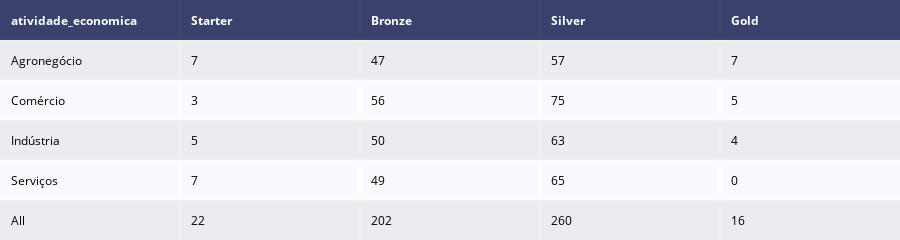

The cell this chart's notebook holds for it:
### Code cell
# Create a crosstab for the target variable and the economic activity
crosstab_atividade_economica = pd.crosstab(
    df_segments["atividade_economica"],
    df_segments["segmento_de_cliente"],
    margins=True,
)[segments].reset_index()

table_atividade_economica = ff.create_table(crosstab_atividade_economica)
table_atividade_economica.show()

### Figure 1 — Plotly figure (JSON) as saved in the notebook; plotly's stock layout.template omitted (floating-point values rounded to 4 significant figures)
{"data": [{"colorscale": [[0, "#00083e"], [0.5, "#ededee"], [1, "#ffffff"]], "hoverinfo": "none", "opacity": 0.75, "showscale": false, "type": "heatmap", "z": [[0, 0, 0, 0, 0], [0.5, 0.5, 0.5, 0.5, 0.5], [1, 1, 1, 1, 1], [0.5, 0.5, 0.5, 0.5, 0.5], [1, 1, 1, 1, 1], [0.5, 0.5, 0.5, 0.5, 0.5]]}], "layout": {"annotations": [{"align": "left", "font": {"color": "#ffffff"}, "showarrow": false, "text": "<b>atividade_economica</b>", "x": -0.45, "xanchor": "left", "xref": "x", "y": 0, "yref": "y"}, {"align": "left", "font": {"color": "#ffffff"}, "showarrow": false, "text": "<b>Starter</b>", "x": 0.55, "xanchor": "left", "xref": "x", "y": 0, "yref": "y"}, {"align": "left", "font": {"color": "#ffffff"}, "showarrow": false, "text": "<b>Bronze</b>", "x": 1.55, "xanchor": "left", "xref": "x", "y": 0, "yref": "y"}, {"align": "left", "font": {"color": "#ffffff"}, "showarrow": false, "text": "<b>Silver</b>", "x": 2.55, "xanchor": "left", "xref": "x", "y": 0, "yref": "y"}, {"align": "left", "font": {"color": "#ffffff"}, "showarrow": false, "text": "<b>Gold</b>", "x": 3.55, "xanchor": "left", "xref": "x", "y": 0, "yref": "y"}, {"align": "left", "font": {"color": "#000000"}, "showarrow": false, "text": "Agronegócio", "x": -0.45, "xanchor": "left", "xref": "x", "y": 1, "yref": "y"}, {"align": "left", "font": {"color": "#000000"}, "showarrow": false, "text": "7", "x": 0.55, "xanchor": "left", "xref": "x", "y": 1, "yref": "y"}, {"align": "left", "font": {"color": "#000000"}, "showarrow": false, "text": "47", "x": 1.55, "xanchor": "left", "xref": "x", "y": 1, "yref": "y"}, {"align": "left", "font": {"color": "#000000"}, "showarrow": false, "text": "57", "x": 2.55, "xanchor": "left", "xref": "x", "y": 1, "yref": "y"}, {"align": "left", "font": {"color": "#000000"}, "showarrow": false, "text": "7", "x": 3.55, "xanchor": "left", "xref": "x", "y": 1, "yref": "y"}, {"align": "left", "font": {"color": "#000000"}, "showarrow": false, "text": "Comércio", "x": -0.45, "xanchor": "left", "xref": "x", "y": 2, "yref": "y"}, {"align": "left", "font": {"color": "#000000"}, "showarrow": false, "text": "3", "x": 0.55, "xanchor": "left", "xref": "x", "y": 2, "yref": "y"}, {"align": "left", "font": {"color": "#000000"}, "showarrow": false, "text": "56", "x": 1.55, "xanchor": "left", "xref": "x", "y": 2, "yref": "y"}, {"align": "left", "font": {"color": "#000000"}, "showarrow": false, "text": "75", "x": 2.55, "xanchor": "left", "xref": "x", "y": 2, "yref": "y"}, {"align": "left", "font": {"color": "#000000"}, "showarrow": false, "text": "5", "x": 3.55, "xanchor": "left", "xref": "x", "y": 2, "yref": "y"}, {"align": "left", "font": {"color": "#000000"}, "showarrow": false, "text": "Indústria", "x": -0.45, "xanchor": "left", "xref": "x", "y": 3, "yref": "y"}, {"align": "left", "font": {"color": "#000000"}, "showarrow": false, "text": "5", "x": 0.55, "xanchor": "left", "xref": "x", "y": 3, "yref": "y"}, {"align": "left", "font": {"color": "#000000"}, "showarrow": false, "text": "50", "x": 1.55, "xanchor": "left", "xref": "x", "y": 3, "yref": "y"}, {"align": "left", "font": {"color": "#000000"}, "showarrow": false, "text": "63", "x": 2.55, "xanchor": "left", "xref": "x", "y": 3, "yref": "y"}, {"align": "left", "font": {"color": "#000000"}, "showarrow": false, "text": "4", "x": 3.55, "xanchor": "left", "xref": "x", "y": 3, "yref": "y"}, {"align": "left", "font": {"color": "#000000"}, "showarrow": false, "text": "Serviços", "x": -0.45, "xanchor": "left", "xref": "x", "y": 4, "yref": "y"}, {"align": "left", "font": {"color": "#000000"}, "showarrow": false, "text": "7", "x": 0.55, "xanchor": "left", "xref": "x", "y": 4, "yref": "y"}, {"align": "left", "font": {"color": "#000000"}, "showarrow": false, "text": "49", "x": 1.55, "xanchor": "left", "xref": "x", "y": 4, "yref": "y"}, {"align": "left", "font": {"color": "#000000"}, "showarrow": false, "text": "65", "x": 2.55, "xanchor": "left", "xref": "x", "y": 4, "yref": "y"}, {"align": "left", "font": {"color": "#000000"}, "showarrow": false, "text": "0", "x": 3.55, "xanchor": "left", "xref": "x", "y": 4, "yref": "y"}, {"align": "left", "font": {"color": "#000000"}, "showarrow": false, "text": "All", "x": -0.45, "xanchor": "left", "xref": "x", "y": 5, "yref": "y"}, {"align": "left", "font": {"color": "#000000"}, "showarrow": false, "text": "22", "x": 0.55, "xanchor": "left", "xref": "x", "y": 5, "yref": "y"}, {"align": "left", "font": {"color": "#000000"}, "showarrow": false, "text": "202", "x": 1.55, "xanchor": "left", "xref": "x", "y": 5, "yref": "y"}, {"align": "left", "font": {"color": "#000000"}, "showarrow": false, "text": "260", "x": 2.55, "xanchor": "left", "xref": "x", "y": 5, "yref": "y"}, {"align": "left", "font": {"color": "#000000"}, "showarrow": false, "text": "16", "x": 3.55, "xanchor": "left", "xref": "x", "y": 5, "yref": "y"}], "height": 230, "margin": {"b": 0, "l": 0, "r": 0, "t": 0}, "xaxis": {"dtick": 1, "gridwidth": 2, "showticklabels": false, "tick0": -0.5, "ticks": "", "zeroline": false}, "yaxis": {"autorange": "reversed", "dtick": 1, "gridwidth": 2, "showticklabels": false, "tick0": 0.5, "ticks": "", "zeroline": false}}}
